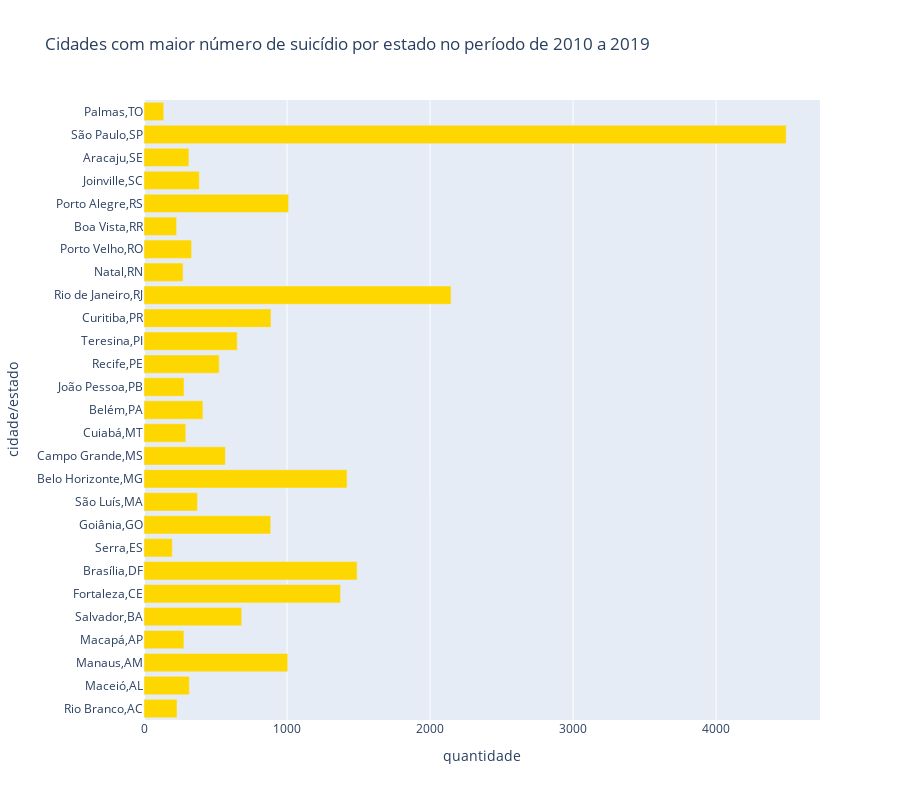

Source (notebook cell):
### Code cell
fig = px.bar(df_cit, y="cidade/estado", x="quantidade",
             title='Cidades com maior número de suicídio por estado no período de 2010 a 2019',
             height=800,
            color_discrete_sequence=['#ffd700'])
fig.show()

### Figure 1 — Plotly figure (JSON) as saved in the notebook; plotly's stock layout.template omitted (floating-point values rounded to 4 significant figures)
{"data": [{"alignmentgroup": "True", "hovertemplate": "quantidade=%{x}<br>cidade/estado=%{y}<extra></extra>", "legendgroup": "", "marker": {"color": "#ffd700", "pattern": {"shape": ""}}, "name": "", "offsetgroup": "", "orientation": "h", "showlegend": false, "textposition": "auto", "type": "bar", "x": [231, 317, 1005, 279, 683, 1374, 1490, 198, 886, 374, 1420, 569, 292, 412, 280, 526, 652, 888, 2147, 273, 333, 228, 1011, 387, 314, 4490, 138], "xaxis": "x", "y": ["Rio Branco,AC", "Maceió,AL", "Manaus,AM", "Macapá,AP", "Salvador,BA", "Fortaleza,CE", "Brasília,DF", "Serra,ES", "Goiânia,GO", "São Luís,MA", "Belo Horizonte,MG", "Campo Grande,MS", "Cuiabá,MT", "Belém,PA", "João Pessoa,PB", "Recife,PE", "Teresina,PI", "Curitiba,PR", "Rio de Janeiro,RJ", "Natal,RN", "Porto Velho,RO", "Boa Vista,RR", "Porto Alegre,RS", "Joinville,SC", "Aracaju,SE", "São Paulo,SP", "Palmas,TO"], "yaxis": "y"}], "layout": {"barmode": "relative", "height": 800, "legend": {"tracegroupgap": 0}, "title": {"text": "Cidades com maior número de suicídio por estado no período de 2010 a 2019"}, "xaxis": {"anchor": "y", "domain": [0, 1], "title": {"text": "quantidade"}}, "yaxis": {"anchor": "x", "domain": [0, 1], "title": {"text": "cidade/estado"}}}}
